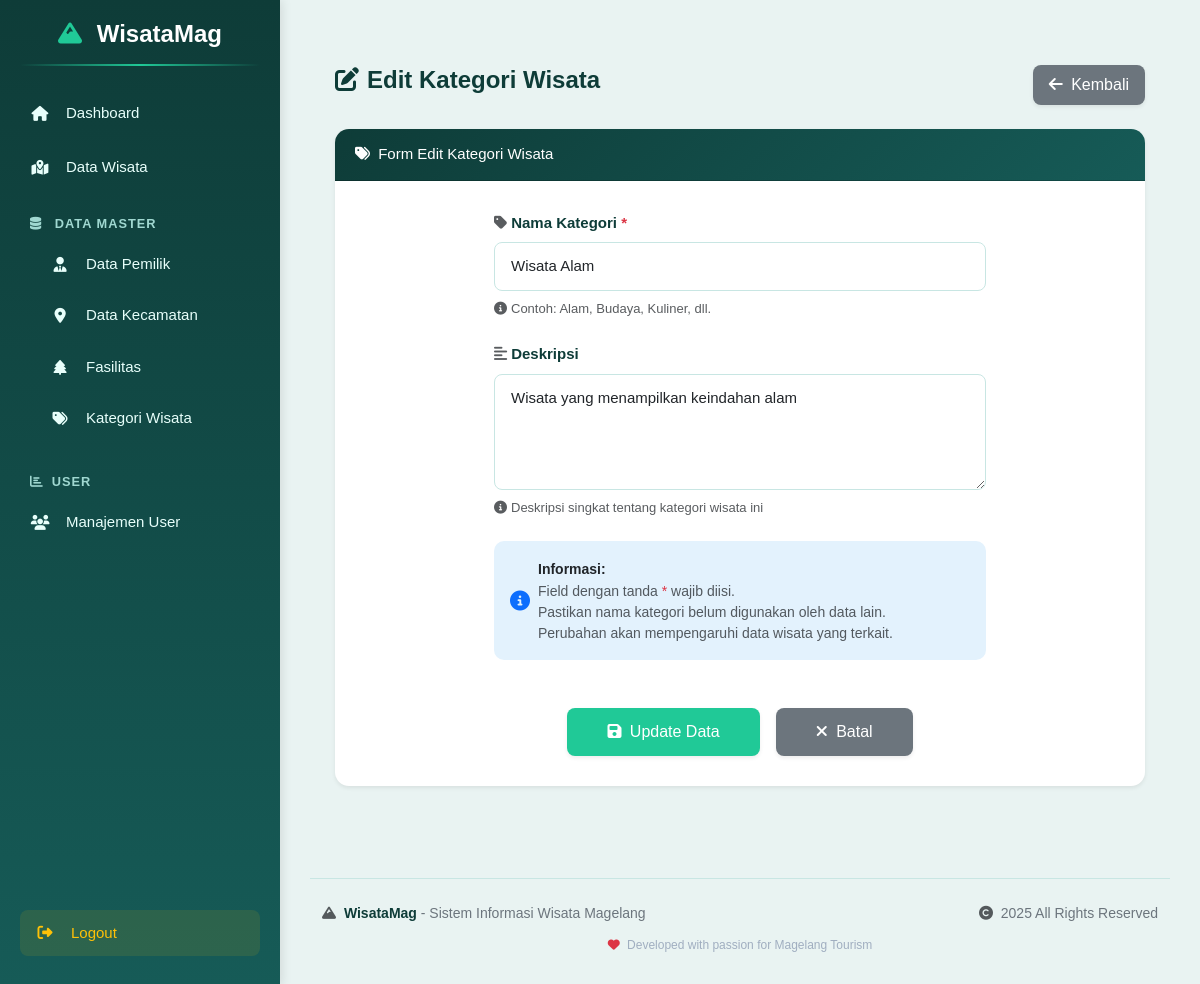
/kategori/edit/1, run on the app's committed database.
### tables this page shows
CREATE TABLE `kategori_wisata` (
  `id_kategori` int NOT NULL,
  `nama_kategori` varchar(50) NOT NULL,
  `deskripsi` text
);

### application/controllers/Kategori.php (called while the page is built, shortened)
<?php
class Kategori extends CI_Controller {
    public function __construct() {
        $this->load->model('Kategori_model');
        $this->load->library(['form_validation', 'session']);
    }
    public function edit($id) {
        $data['title'] = 'Edit Kategori Wisata';
        $data['kategori'] = $this->Kategori_model->getById($id);
        $this->load->view('template/header', $data);
         $this->load->view('template/sidebar');
        $this->load->view('kategori/edit', $data);
        $this->load->view('template/footer');
    }
}
?>

### index.php (called while the page is built, shortened)
<?php
require_once BASEPATH.'core/CodeIgniter.php';

### application/models/Kategori_model.php (called while the page is built, shortened)
<?php
class Kategori_model extends CI_Model {
    public function getById($id) {
        return $this->db->get_where('kategori_wisata', ['id_kategori' => $id])->row();
    }
}
?>

### application/views/kategori/edit.php (the view, shortened to what this page needs)
<div class="content-wrapper" style="background:#e9f3f2; min-height:100vh; padding:35px 25px;">
  <div class="d-flex justify-content-between align-items-center mb-4 flex-wrap">
    <h4 style="font-weight:600; color:#0e3c38; margin-bottom:10px;">
      <i class="fas fa-edit me-2"></i><?= $title ?>
    </h4>
    <a href="<?= base_url('kategori') ?>"
       class="btn shadow-sm"
       style="background:#6c757d; color:#fff; border:none; border-radius:8px; padding:8px 16px; font-weight:500; transition:0.3s;">
      <i class="fas fa-arrow-left me-1"></i> Kembali
    </a>
  </div>
  <div class="card border-0 shadow-sm" style="border-radius:14px; overflow:hidden;">
    <div class="card-header text-white"
         style="background:linear-gradient(135deg, #0e3c38 0%, #165b57 100%); font-weight:500; padding:14px 20px; font-size:15px;">
      <i class="fas fa-tags me-1"></i> Form Edit Kategori Wisata
    </div>
    <div class="card-body" style="padding:30px;">
      <form method="post" action="<?= base_url('kategori/update/' . $kategori->id_kategori) ?>">
        <div class="row justify-content-center">
          <div class="col-md-8">
            <div class="mb-4">
              <label class="form-label fw-bold" style="color:#0e3c38; margin-bottom:8px;">
                <i class="fas fa-tag me-1 text-muted"></i>Nama Kategori <span class="text-danger">*</span>
              </label>
              <input type="text"
                     name="nama_kategori"
                     class="form-control"
                     value="<?= set_value('nama_kategori', html_escape($kategori->nama_kategori)) ?>"
                     required
                     placeholder="Masukkan nama kategori"
                     style="border:1px solid #c8e6e3; border-radius:8px; padding:12px 16px; transition:0.3s; font-size:15px;"
                     onfocus="this.style.borderColor='#20c997'; this.style.boxShadow='0 0 0 2px rgba(32, 201, 151, 0.1)';"
                     onblur="this.style.borderColor='#c8e6e3'; this.style.boxShadow='none';">
              <div class="form-text text-muted mt-2" style="font-size:13px;">
                <i class="fas fa-info-circle me-1"></i>Contoh: Alam, Budaya, Kuliner, dll.
              </div>
            </div>
            <div class="mb-4">
              <label class="form-label fw-bold" style="color:#0e3c38; margin-bottom:8px;">
                <i class="fas fa-align-left me-1 text-muted"></i>Deskripsi
              </label>
              <textarea name="deskripsi"
                        class="form-control"
                        rows="4"
                        placeholder="Masukkan deskripsi kategori (opsional)"
                        style="border:1px solid #c8e6e3; border-radius:8px; padding:12px 16px; transition:0.3s; font-size:15px; resize:vertical;"
                        onfocus="this.style.borderColor='#20c997'; this.style.boxShadow='0 0 0 2px rgba(32, 201, 151, 0.1)';"
                        onblur="this.style.borderColor='#c8e6e3'; this.style.boxShadow='none';"><?= set_value('deskripsi', html_escape($kategori->deskripsi)) ?></textarea>
              <div class="form-text text-muted mt-2" style="font-size:13px;">
                <i class="fas fa-info-circle me-1"></i>Deskripsi singkat tentang kategori wisata ini
              </div>
            </div>
            <div class="alert alert-info border-0 mt-4" style="background:#e3f2fd; border-radius:10px; border-left:4px solid #2196f3;">
              <div class="d-flex align-items-center">
                <i class="fas fa-info-circle me-2 text-primary fs-5"></i>
                <div>
                  <small class="fw-bold text-dark">Informasi:</small>
                  <small class="text-muted d-block">Field dengan tanda <span class="text-danger">*</span> wajib diisi.</small>
                  <small class="text-muted d-block">Pastikan nama kategori belum digunakan oleh data lain.</small>
                  <small class="text-muted d-block">Perubahan akan mempengaruhi data wisata yang terkait.</small>
                </div>
              </div>
            </div>
            <div class="d-flex gap-3 justify-content-center mt-5">
              <button type="submit"
                      class="btn shadow-sm"
                      style="background:#20c997; color:#fff; border:none; border-radius:8px; padding:12px 40px; font-weight:500; transition:0.3s;">
                <i class="fas fa-save me-1"></i> Update Data
              </button>
              <a href="<?= base_url('kategori') ?>"
                 class="btn shadow-sm"
                 style="background:#6c757d; color:#fff; border:none; border-radius:8px; padding:12px 40px; font-weight:500; transition:0.3s;">
                <i class="fas fa-times me-1"></i> Batal
              </a>
            </div>
          </div>
        </div>
      </form>
    </div>
  </div>
</div>

### application/views/template/header.php (style rules this page uses)
body { margin: 0; font-family: "Poppins", sans-serif; background-color: #0f2424; color: #eaf7f3; overflow-x: hidden; }

### application/views/kategori/edit.php (style rules this page uses)
.form-label { font-size: 15px; }
.form-control, .form-select { font-size: 15px; }
.form-control::placeholder, .form-select::placeholder { color: #a0aec0; font-size: 14px; }
.btn { transition: all 0.3s ease; border: none; }
.form-text { font-size: 13px; }
textarea { resize: vertical; min-height: 100px; }

### data on the page
kategori_wisata: nama_kategori "Wisata Alam", deskripsi "Wisata yang menampilkan keindahan alam"

### other printed values
$title "Edit Kategori Wisata"
